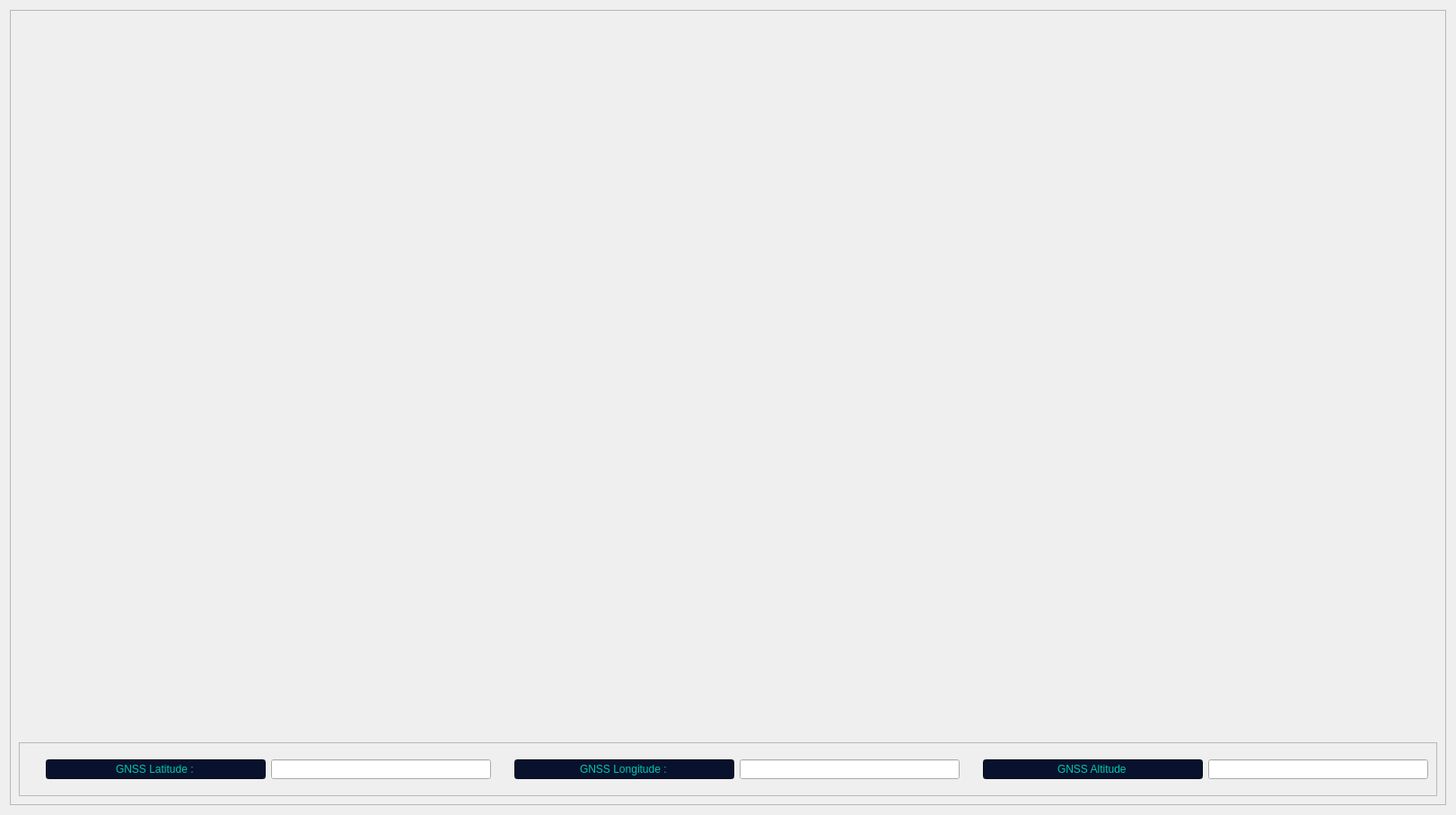
                                    <widget class="QWidget" name="Map">
                                        <attribute name="icon">
                                            <iconset resource="QSS_Resources.qrc">
                                                <normaloff>:/QSS/icons/map-pin.png</normaloff>:/QSS/icons/map-pin.png
                                            </iconset>
                                        </attribute>
                                        <attribute name="title">
                                            <string>Map</string>
                                        </attribute>
                                        <layout class="QGridLayout" name="gridLayout_3">
                                            <item row="0" column="0">
                                                <widget class="QFrame" name="MapCombinedFrame">
                                                    <property name="frameShape">
                                                        <enum>QFrame::StyledPanel</enum>
                                                    </property>
                                                    <property name="frameShadow">
                                                        <enum>QFrame::Raised</enum>
                                                    </property>
                                                    <layout class="QGridLayout" name="gridLayout_4">
                                                        <item row="1" column="0" alignment="Qt::AlignBottom">
                                                            <widget class="QFrame" name="LatFrame">
                                                                <property name="styleSheet">
                                                                    <string notr="true">color:rgb(0, 199, 179);;
                                                                    </string>
                                                                </property>
                                                                <property name="frameShape">
                                                                    <enum>QFrame::StyledPanel</enum>
                                                                </property>
                                                                <property name="frameShadow">
                                                                    <enum>QFrame::Raised</enum>
                                                                </property>
                                                                <layout class="QHBoxLayout" name="horizontalLayout_2">
                                                                    <item>
                                                                        <spacer name="Lat_Spacer">
                                                                            <property name="orientation">
                                                                                <enum>Qt::Vertical</enum>
                                                                            </property>
                                                                            <property name="sizeHint" stdset="0">
                                                                                <size>
                                                                                    <width>20</width>
                                                                                    <height>40</height>
                                                                                </size>
                                                                            </property>
                                                                        </spacer>
                                                                    </item>
                                                                    <item>
                                                                        <widget class="QLineEdit" name="Latitude">
                                                                            <property name="styleSheet">
                                                                                <string notr="true">background-color:
                                                                                    #08122C;
                                                                                    color:rgb(0, 199, 179);
                                                                                </string>
                                                                            </property>
                                                                            <property name="text">
                                                                                <string>GNSS Latitude :</string>
                                                                            </property>
                                                                            <property name="alignment">
                                                                                <set>Qt::AlignCenter</set>
                                                                            </property>
                                                                            <property name="readOnly">
                                                                                <bool>true</bool>
                                                                            </property>
                                                                        </widget>
                                                                    </item>
                                                                    <item>
                                                                        <widget class="QLineEdit" name="Lat_Text">
                                                                            <property name="alignment">
                                                                                <set>Qt::AlignCenter</set>
                                                                            </property>
                                                                            <property name="readOnly">
                                                                                <bool>true</bool>
                                                                            </property>
                                                                        </widget>
                                                                    </item>
                                                                    <item>
                                                                        <spacer name="Lat_Long_Spacer">
                                                                            <property name="orientation">
                                                                                <enum>Qt::Vertical</enum>
                                                                            </property>
                                                                            <property name="sizeHint" stdset="0">
                                                                                <size>
                                                                                    <width>20</width>
                                                                                    <height>40</height>
                                                                                </size>
                                                                            </property>
                                                                        </spacer>
                                                                    </item>
                                                                    <item>
                                                                        <widget class="QLineEdit" name="Longitude">
                                                                            <property name="styleSheet">
                                                                                <string notr="true">background-color:
                                                                                    #08122C;
                                                                                    color:rgb(0, 199, 179);
                                                                                </string>
                                                                            </property>
                                                                            <property name="text">
                                                                                <string>GNSS Longitude :</string>
                                                                            </property>
                                                                            <property name="alignment">
                                                                                <set>Qt::AlignCenter</set>
                                                                            </property>
                                                                            <property name="readOnly">
                                                                                <bool>true</bool>
                                                                            </property>
                                                                        </widget>
                                                                    </item>
                                                                    <item>
                                                                        <widget class="QLineEdit" name="Longi_Text">
                                                                            <property name="alignment">
                                                                                <set>Qt::AlignCenter</set>
                                                                            </property>
                                                                            <property name="readOnly">
                                                                                <bool>true</bool>
                                                                            </property>
                                                                        </widget>
                                                                    </item>
                                                                    <item>
                                                                        <spacer name="Longi_Spacer">
                                                                            <property name="orientation">
                                                                                <enum>Qt::Vertical</enum>
                                                                            </property>
                                                                            <property name="sizeHint" stdset="0">
                                                                                <size>
                                                                                    <width>20</width>
                                                                                    <height>40</height>
                                                                                </size>
                                                                            </property>
                                                                        </spacer>
                                                                    </item>
                                                                    <item>
                                                                        <widget class="QLineEdit"
                                                                                name="GPS_Map_Altitude_Text">
                                                                            <property name="styleSheet">
                                                                                <string notr="true">background-color:
                                                                                    #08122C;
                                                                                    color:rgb(0, 199, 179);
                                                                                </string>
                                                                            </property>
                                                                            <property name="text">
                                                                                <string>GNSS Altitude</string>
                                                                            </property>
                                                                            <property name="alignment">
                                                                                <set>Qt::AlignCenter</set>
                                                                            </property>
                                                                            <property name="readOnly">
                                                                                <bool>true</bool>
                                                                            </property>
                                                                        </widget>
                                                                    </item>
                                                                    <item>
                                                                        <widget class="QLineEdit"
                                                                                name="GPS_Map_Altitude_Placeholder">
                                                                            <property name="alignment">
                                                                                <set>Qt::AlignCenter</set>
                                                                            </property>
                                                                            <property name="readOnly">
                                                                                <bool>true</bool>
                                                                            </property>
                                                                        </widget>
                                                                    </item>
                                                                </layout>
                                                            </widget>
                                                        </item>
                                                        <item row="0" column="0"
                                                              alignment="Qt::AlignHCenter|Qt::AlignVCenter">
                                                            <widget class="QWidget" name="MapFrame" native="true">
                                                                <property name="enabled">
                                                                    <bool>true</bool>
                                                                </property>
                                                                <property name="sizePolicy">
                                                                    <sizepolicy hsizetype="Expanding"
                                                                                vsizetype="Expanding">
                                                                        <horstretch>100</horstretch>
                                                                        <verstretch>100</verstretch>
                                                                    </sizepolicy>
                                                                </property>
                                                                <property name="minimumSize">
                                                                    <size>
                                                                        <width>1580</width>
                                                                        <height>800</height>
                                                                    </size>
                                                                </property>
                                                                <property name="maximumSize">
                                                                    <size>
                                                                        <width>1580</width>
                                                                        <height>800</height>
                                                                    </size>
                                                                </property>
                                                                <property name="sizeIncrement">
                                                                    <size>
                                                                        <width>1580</width>
                                                                        <height>800</height>
                                                                    </size>
                                                                </property>
                                                                <property name="baseSize">
                                                                    <size>
                                                                        <width>1580</width>
                                                                        <height>800</height>
                                                                    </size>
                                                                </property>
                                                                <property name="focusPolicy">
                                                                    <enum>Qt::WheelFocus</enum>
                                                                </property>
                                                                <property name="whatsThis">
                                                                    <string notr="true"/>
                                                                </property>
                                                                <property name="layoutDirection">
                                                                    <enum>Qt::LeftToRight</enum>
                                                                </property>
                                                                <property name="styleSheet">
                                                                    <string notr="true"/>
                                                                </property>
                                                            </widget>
                                                        </item>
                                                    </layout>
                                                </widget>
                                            </item>
                                        </layout>
                                    </widget>
